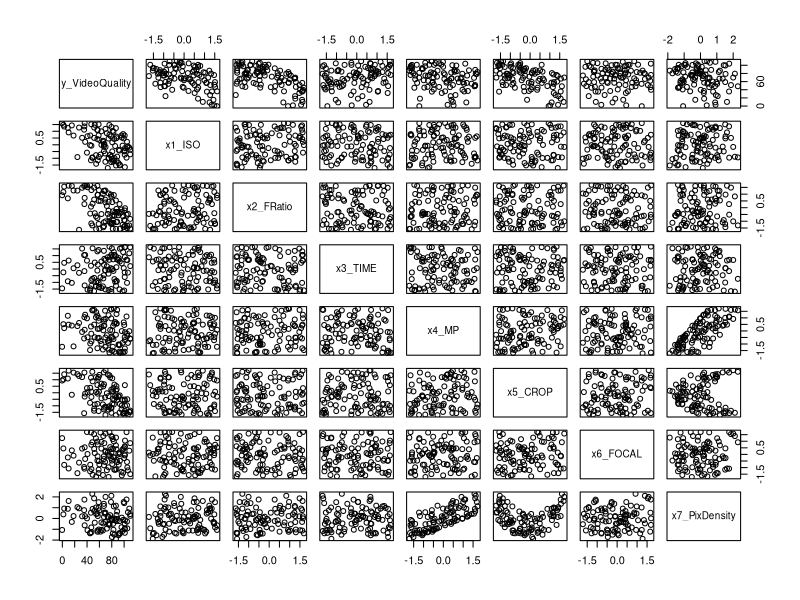
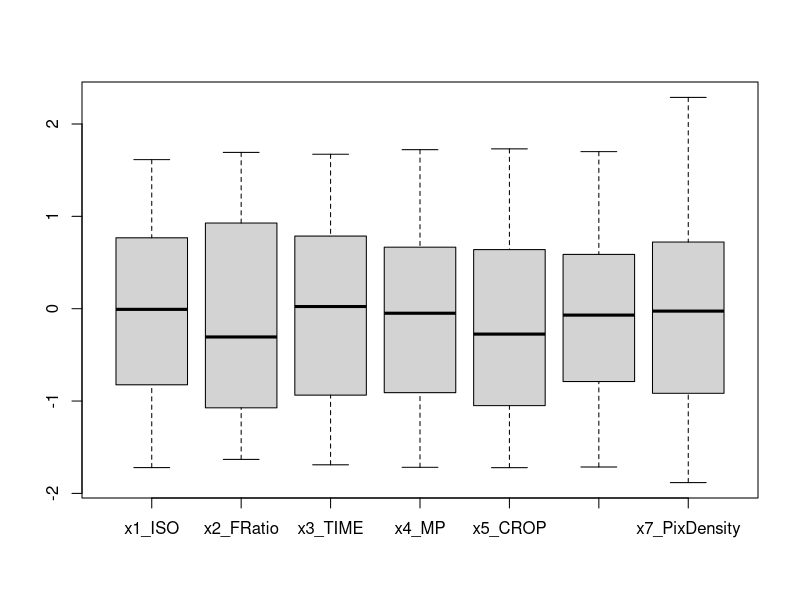
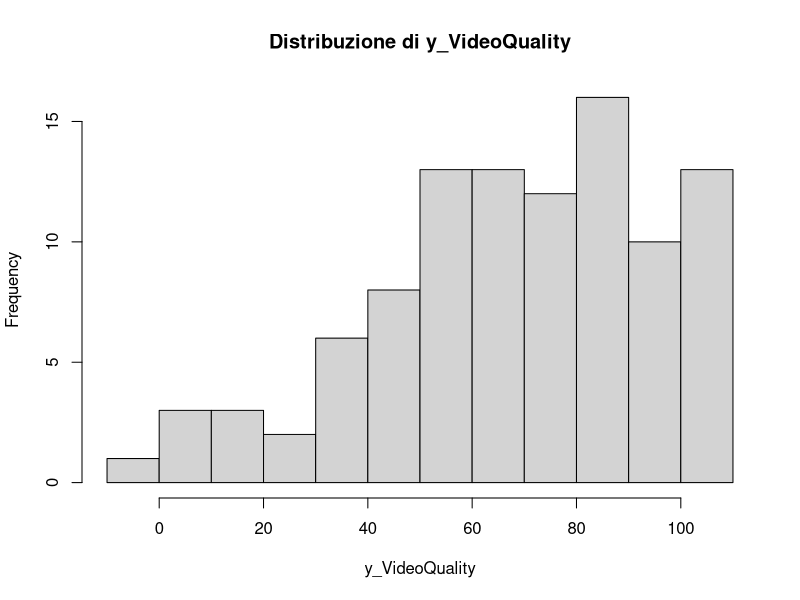
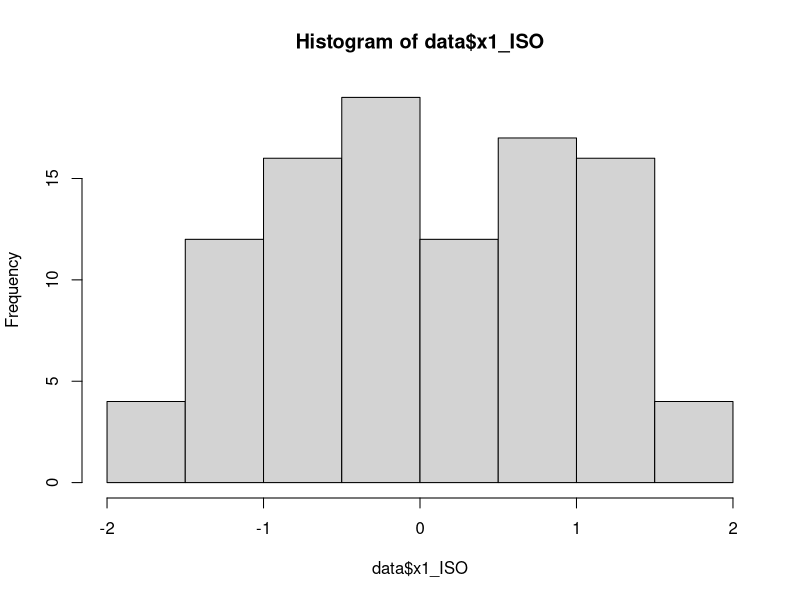
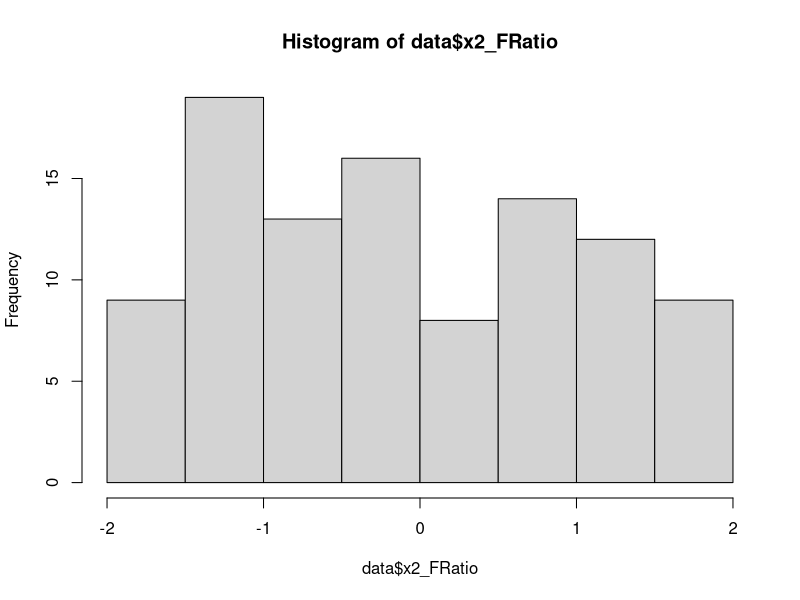
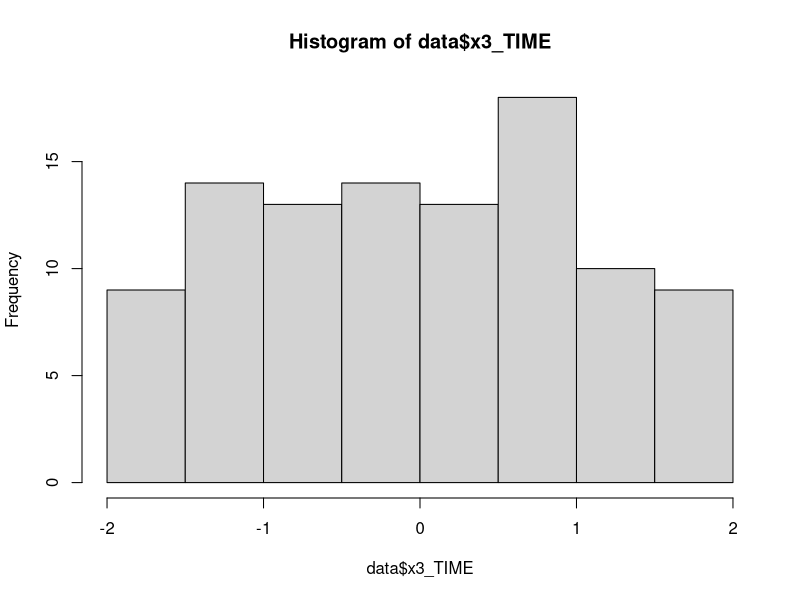
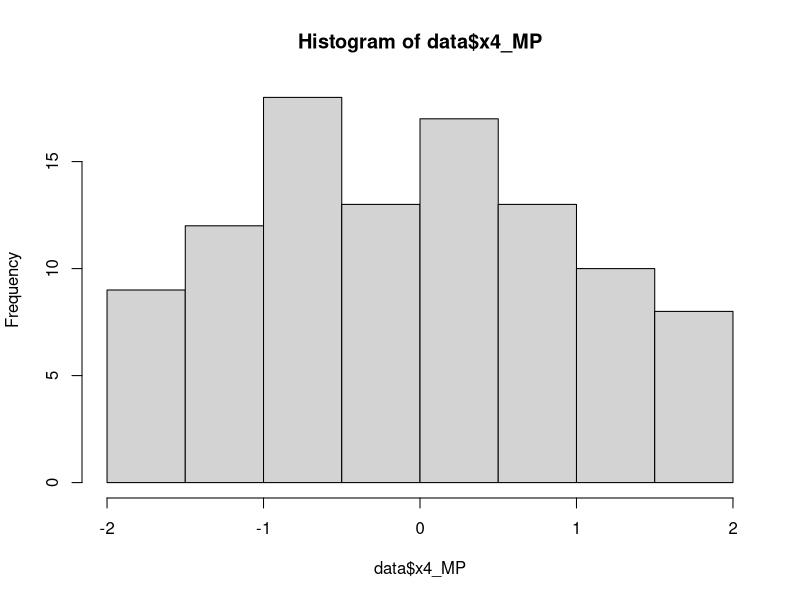
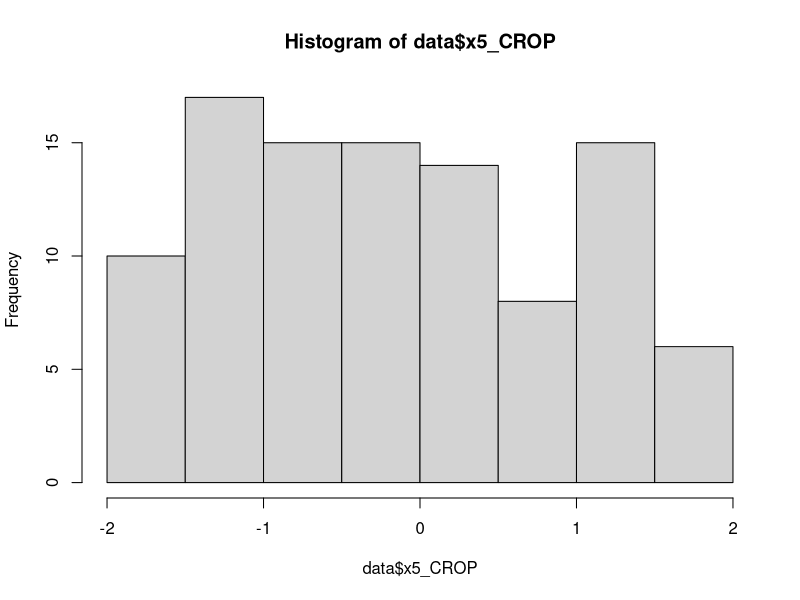

These figures' R source, in order:
# ------------------------------------------------------------------------------
# Progetto finale del corso di Statistica Applicata - A.A. 2024/25
# Gruppo #5 - Corrado Giachetta, Francesco Peluso, Gerardo Selce, Anuar Zouhri
#
# Università degli Studi di Salerno - DIEM
# Dipartimento di Ingegneria dell'Informazione, Elettrica e Matematica Applicata
# ------------------------------------------------------------------------------

# Impostazione path cartella progetto (N.B. cambia a seconda di chi usa il file)
#setwd('~/GitHub Repos/AppliedStatistics-Project')     # path Francesco
#setwd('C:/Users/anuar/AppliedStatistics-Project')     # path Anuar
#setwd('/Users/corry/AppliedStatistics-Project')     # path Corrado
setwd('C:/Users/ACER/Desktop/GitHub/AppliedStatistics-Project')     # path Gerardo

# ------------------------------------------------------------------------------

#package da scaricare 
install.packages("GGally")

# Lettura del dataset da file CSV
data = read.csv('./dataset.csv');

#per la funzione alpha
install.packages("scales")  
library(scales)


# ------------------------------------------------------------------------------
# PUNTO 1:
# Analisi preliminare dei dati.
# Scatterplot delle correlazioni tra le coppie di variabili
# ------------------------------------------------------------------------------

plot(data);


lin_mod_all=lm(y_VideoQuality ~ ., data=data)
summary(lin_mod_all)

step_lin=step(lin_mod_all, trace = 1, data=data)
summary(step_lin)

median(data$y_VideoQuality) #analisi mediana
mean(data$y_VideoQuality) #analisi media
quantile(data$y_VideoQuality,probs=c(0.25,0.50,0.75)) #analisi quantili
boxplot(data[, !(names(data) %in% "y_VideoQuality")])
summary(data$y_VideoQuality)
#Istogrammi
hist(data$y_VideoQuality,main="Distribuzione di y_VideoQuality", xlab="y_VideoQuality")
hist(data$x1_ISO)
hist(data$x2_FRatio)
hist(data$x3_TIME)
hist(data$x4_MP)
hist(data$x5_CROP)
hist(data$x6_FOCAL)
hist(data$x7_PixDensity)

#Normalità
par(mfrow = c(2, 2))  # 2 righe, 2 colonne, per rappresentare i qqplot


qqnorm(data$x1_ISO, main = "Q-Q Plot di x1_ISO")
qqline(data$x1_ISO,  col = "red", lwd = 2)
qqnorm(data$x2_FRatio, main = "Q-Q Plot di x2_FRatio")
qqline(data$x2_FRatio,  col = "red", lwd = 2)
qqnorm(data$x3_TIME, main = "Q-Q Plot di x3_TIME")
qqline(data$x3_TIME,  col = "red", lwd = 2)
qqnorm(data$x4_MP, main = "Q-Q Plot di x4_MP")
qqline(data$x4_MP, col = "red", lwd = 2)

par(mfrow = c(2, 2))   # 2 righe, 2 colonne, per rappresentare i qqplot


qqnorm(data$x5_CROP, main = "Q-Q Plot di x5_CROP")
qqline(data$x5_CROP,  col = "red", lwd = 2)
qqnorm(data$x6_FOCAL, main = "Q-Q Plot di x6_FOCAL")
qqline(data$x6_FOCAL,  col = "red", lwd = 2)
qqnorm(data$x7_PixDensity, main = "Q-Q Plot di x7_PixDensity")
qqline(data$x7_PixDensity,  col = "red", lwd = 2)

qqnorm(data$y_VideoQuality, main = "Q-Q Plot di y_VideoQuality")
qqline(data$y_VideoQuality)

shapiro.test(data$x6_FOCAL)


# ------------------------------------------------------------------------------
# PUNTO 2:
# Valutazione della relazione tra variabile dipendente e le singole
# variabili indipendenti
# ------------------------------------------------------------------------------
# Basic Scatterplot Matrix
pairs(data , upper.panel = NULL)

#Advanced Scatterplot matrix
library(ggplot2)
library("GGally")
ggpairs(data, upper = list(continuous = "blank"))   # nasconde i grafici sotto la diagonale

#CorrPlot
library("corrplot")
corrplot.mixed(cor(data),number.cex=0.8,tl.cex=0.8)

#matrice dei coefficienti di correlazione
cor(data)

#x1_ISO - sensibilità sensore
dev.new()
plot(data$x1_ISO,data$y_VideoQuality,xlab="x1_ISO",ylab = 'y_VideoQuality')
fit1 = lm(data$y_VideoQuality~data$x1_ISO,data=data)
abline(fit1, col="red",lw=2)
summary(fit1)


#x2_FRatio - rapporto focale
dev.new()
plot(data$x2_FRatio,data$y_VideoQuality,xlab="x2_FRatio",ylab = 'y_VideoQuality')
fit2 = lm(data$y_VideoQuality~data$x2_FRatio,data=data)
abline(fit2, col="red",lw=2)
summary(fit2)

#x3_TIME - tempo di esposizione
dev.new()
plot(data$x3_TIME,data$y_VideoQuality,xlab="x3_TIME",ylab = 'y_VideoQuality')
fit3 = lm(data$y_VideoQuality~data$x3_TIME,data=data)
abline(fit3, col="red",lw=2)
summary(fit3)

#x4_MP - megapixel sensore
dev.new()
plot(data$x4_MP,data$y_VideoQuality,xlab="x4_MP",ylab = 'y_VideoQuality')
fit4 = lm(data$y_VideoQuality~data$x4_MP,data=data)
abline(fit4, col="red",lw=2)
summary(fit4)

#x5_CROP - crop factor
dev.new()
plot(data$x5_CROP,data$y_VideoQuality,xlab="x5_CROP",ylab = 'y_VideoQuality')
fit5 = lm(data$y_VideoQuality~data$x5_CROP,data=data)
abline(fit5, col="red",lw=2)
summary(fit5)

#x6_FOCAL - focale
dev.new()
plot(data$x6_FOCAL,data$y_VideoQuality,xlab="x6_FOCAL",ylab = 'y_VideoQuality')
fit6 = lm(data$y_VideoQuality~data$x6_FOCAL,data=data)
abline(fit6, col="red",lw=2)
summary(fit6)

#x7_PixDensity - densità pixel
dev.new()
plot(data$x7_PixDensity,data$y_VideoQuality,xlab="x7_PixDensity",ylab = 'y_VideoQuality')
fit6 = lm(data$y_VideoQuality~data$x7_PixDensity,data=data)
abline(fit6, col="red",lw=2)
summary(fit6)



# ------------------------------------------------------------------------------
# PUNTO 2.5
# Valutazione della relazione tra variabile dipendente e le singole
# variabili indipendenti al quadrato
# ------------------------------------------------------------------------------

#x1_ISO - sensibilità sensore
dev.new()
plot(data$x1_ISO,data$y_VideoQuality,xlab="x1_ISO",ylab="y_VideoQuality")
fit7 <- lm(y_VideoQuality ~ poly(x1_ISO, 2, raw = TRUE), data = data)
x_vals <- seq(min(data$x1_ISO), max(data$x1_ISO), length.out = 200)
y_pred <- predict(fit7, newdata = data.frame(x1_ISO = x_vals))
lines(x_vals, y_pred, col = "red", lwd = 2)
summary(fit7)

#x2_FRatio - rapporto focale
dev.new()
plot(data$x2_FRatio,data$y_VideoQuality,xlab="x2_FRatio",ylab="y_VideoQuality")
fit8 <- lm(y_VideoQuality ~ poly(x2_FRatio, 2, raw = TRUE), data = data)
x_vals <- seq(min(data$x2_FRatio), max(data$x2_FRatio), length.out = 200)
y_pred <- predict(fit8, newdata = data.frame(x2_FRatio = x_vals))
lines(x_vals, y_pred, col = "red", lwd = 2)
summary(fit8)

#x3_TIME - tempo di esposizione
dev.new()
plot(data$x3_TIME,data$y_VideoQuality,xlab="x3_TIME",ylab="y_VideoQuality")
fit11 <- lm(y_VideoQuality ~ poly(x3_TIME, 2, raw = TRUE), data = data)
x_vals <- seq(min(data$x3_TIME), max(data$x3_TIME), length.out = 200)
y_pred <- predict(fit11, newdata = data.frame(x3_TIME = x_vals))
lines(x_vals, y_pred, col = "red", lwd = 2)
summary(fit11)

#x4_MP - megapixel sensore
dev.new()
plot(data$x4_MP,data$y_VideoQuality,xlab="x4_MP",ylab="y_VideoQuality")
fit12 <- lm(y_VideoQuality ~ poly(x4_MP, 2, raw = TRUE), data = data)
x_vals <- seq(min(data$x4_MP), max(data$x4_MP), length.out = 200)
y_pred <- predict(fit12, newdata = data.frame(x4_MP = x_vals))
lines(x_vals, y_pred, col = "red", lwd = 2)
summary(fit12)

#x5_CROP - crop factor
dev.new()
plot(data$x5_CROP,data$y_VideoQuality,xlab="x5_CROP",ylab="y_VideoQuality")
fit9 <- lm(y_VideoQuality ~ poly(x5_CROP, 2, raw = TRUE), data = data)
x_vals <- seq(min(data$x5_CROP), max(data$x5_CROP), length.out = 200)
y_pred <- predict(fit9, newdata = data.frame(x5_CROP = x_vals))
lines(x_vals, y_pred, col = "red", lwd = 2)
summary(fit9)

#x6_FOCAL - focale
dev.new()
plot(data$x6_FOCAL,data$y_VideoQuality,xlab="x6_FOCAL",ylab="y_VideoQuality")
fit13 <- lm(y_VideoQuality ~ poly(x6_FOCAL, 2, raw = TRUE), data = data)
x_vals <- seq(min(data$x6_FOCAL), max(data$x6_FOCAL), length.out = 200)
y_pred <- predict(fit13, newdata = data.frame(x6_FOCAL = x_vals))
lines(x_vals, y_pred, col = "red", lwd = 2)
summary(fit13)

#x7_PixDensity - densità pixel
dev.new()
plot(data$x7_PixDensity,data$y_VideoQuality,xlab="x7_PixDensity",ylab="y_VideoQuality")
fit14 <- lm(y_VideoQuality ~ poly(x7_PixDensity, 2, raw = TRUE), data = data)
x_vals <- seq(min(data$x7_PixDensity), max(data$x7_PixDensity), length.out = 200)
y_pred <- predict(fit14, newdata = data.frame(x7_PixDensity = x_vals))
lines(x_vals, y_pred, col = "red", lwd = 2)
summary(fit14)

#x5_CROP - crop factor e x7_PixDensity
dev.new()
plot(data$x5_CROP,data$x7_PixDensity,xlab="x5_CROP",ylab="x7_PixDensity")
fit10 <- lm(x7_PixDensity ~ poly(x5_CROP, 2, raw = TRUE), data = data)
x_vals <- seq(min(data$x5_CROP), max(data$x5_CROP), length.out = 200)
y_pred <- predict(fit10, newdata = data.frame(x5_CROP = x_vals))
lines(x_vals, y_pred, col = "red", lwd = 2)
summary(fit10)


# ------------------------------------------------------------------------------
# PUNTO 3:
# Definizione del modello statistico dei dati tramite regressione lineare
# multipla
# ------------------------------------------------------------------------------

# Modello con tutte le variabili indipendenti
model_full <- lm(y_VideoQuality ~ ., data=data)
summary(model_full)

# Il modello completo presenta R^2 = 0.7871 e Adj. R^2 = 0.7709, 
# indicando una buona capacità esplicativa. Il p-value globale è significativo (< 2.2e-16),
# e le variabili x1_ISO, x2_FRatio, x3_TIME e x5_CROP risultano significative.

# Creiamo ora un modello ridotto, includendo solo le variabili significative
model_reduced <- lm(y_VideoQuality ~ x1_ISO + x2_FRatio + x3_TIME + x5_CROP, data=data)
summary(model_reduced)

# Tutti i regressori restano altamente significativi.
# R^2 e Adj. R^2 sono molto simili al modello completo, quindi il modello è più
# "leggero" mantenendo comunque delle buone prestazioni.

# Dalle analisi precedenti è emersa una possibile non linearità in alcune variabili.
# Aggiungiamo quindi termini quadratici per migliorare l'adattamento.
model_quad <- lm(y_VideoQuality ~ 
                   x1_ISO + I(x1_ISO^2) +
                   x2_FRatio + I(x2_FRatio^2) +
                   x3_TIME + x5_CROP,
                 data = data)
summary(model_quad)

# I termini quadratici migliorano il modello: R^2 e Adj. R^2 aumentano,
# il residuo standard diminuisce e i coefficienti sono tutti altamente significativi.

# Confronto tramite AIC e MSE per valutare le prestazioni dei modelli
extractAIC(model_full)
extractAIC(model_reduced)
extractAIC(model_quad)

mse_full = mean(residuals(model_full)^2); print(mse_full);
mse_reduced = mean(residuals(model_reduced)^2); print(mse_reduced);
mse_quad = mean(residuals(model_quad)^2); print(mse_quad);

# Il modello con termini quadratici risulta il migliore finora,
# con un indice AIC di 460.7592 e un MSE pari a 87.1466

# Proviamo ora ad automatizzare il processo di costruzione dei modelli, tramite
# approcci stepwise (basata su AIC classico, ovvero parametro k = 2)

# Partiamo dal modello completo
model_stepwise <- step(model_full, direction = "both", trace = 1, k = 2)
summary(model_stepwise)
extractAIC(model_stepwise) # AIC = 514.1132
mse_stepwise = mean(residuals(model_stepwise)^2); print(mse_stepwise); # MSE = 151

# Non sembrano esserci miglioramenti, anzi, sono stati lasciati dei regressori
# abbastanza significativi come x7_PixDensity, e il valore dell'indice AIC
# e dell'MSE sono aumentati.

# Proviamo a costruire un ulteriore modello con termini quadratici e interazioni
# tra le varie variabili indipendenti del dataset
model_step_interactions <- lm(y_VideoQuality ~ (.)^2 + 
                                I(x1_ISO^2)+ I(x2_FRatio^2)+I(x3_TIME^2)+
                                I(x4_MP^2)+I(x5_CROP^2)+I(x6_FOCAL^2)+I(x7_PixDensity^2), 
                              data = data)
model_step_interactions <- step(model_step_interactions, k = 2)
summary(model_step_interactions)
extractAIC(model_step_interactions) # AIC = 448.2659
mse_step_interactions = mean(residuals(model_step_interactions)^2); print(mse_step_interactions); # MSE = 61.72313

# Notiamo come nonostante la funzione step() abbia lasciato dei regressori apparentemente
# non significativi (es. x4MP con p-value = 0.86183 > 0.5), ma che comunque sia
# riuscito a costruire un modello con un indice AIC più basso e con MSE più basso

# Costruiamo un modello simile, escludendo x4_MP e x6_FOCAL (che apparentemente
# sembrano essere non significative)
model_step_interactions_reduced <- lm(
  y_VideoQuality ~ (.)^2 +
    I(x1_ISO^2) + I(x2_FRatio^2) + I(x3_TIME^2) + 
    I(x5_CROP^2) + I(x7_PixDensity^2), 
  data = data[, !names(data) %in% c("x4_MP", "x6_FOCAL")]
)
model_step_interactions_reduced <- step(model_step_interactions_reduced, k = 2)
summary(model_step_interactions_reduced)
extractAIC(model_step_interactions_reduced)
mse_step_interactions_rdcd = mean(residuals(model_step_interactions_reduced)^2); print(mse_step_interactions_rdcd);

# Andando a rimuovere i due regressori, notiamo come gli indici AIC e MSE non
# siano variati di molto (rispettivamente 451.666 e 76.45178), quindi **potrebbe**
# essere il modello ideale da usare, dove non si manifesta un overfitting rispetto
# al dataset utilizzato

# Confronto AIC di tutti i modelli finora creati
extractAIC(model_full)
extractAIC(model_reduced)
extractAIC(model_quad)
extractAIC(model_stepwise)
extractAIC(model_step_interactions)
extractAIC(model_step_interactions_reduced)

# Introduzione di termini cubici per migliorare ulteriormente il fit
model_cubic <- lm(
  y_VideoQuality ~ 
    (x1_ISO + x2_FRatio + x3_TIME + x5_CROP + x6_FOCAL + x7_PixDensity)^2 +
    I(x1_ISO^2) + I(x2_FRatio^2) + I(x3_TIME^2) + I(x5_CROP^2) + I(x6_FOCAL^2) + I(x7_PixDensity^2) +
    I(x1_ISO^3) + I(x2_FRatio^3) + I(x3_TIME^3) + I(x5_CROP^3) + I(x6_FOCAL^3) + I(x7_PixDensity^3),
  data = data
)
model_cubic_step <- step(model_cubic, k = 2)
summary(model_cubic_step)
extractAIC(model_cubic_step)
mse_step_cubic = mean(residuals(model_cubic_step)^2); print(mse_step_cubic);

# Quest'ultimo modello vediamo come anch'esso abbassa i valori dell'indice AIC
# (pari a 431.9128) e dell'MSE (pari a 55.65254)


# ------------------------------------------------------------------------------
# PUNTO 4-5:
# Stima dei parametri dei modelli e intervalli di confidenza
# Calcolo del coefficiente di determinazione e grafici diagnostici
# ------------------------------------------------------------------------------

# Modello completo
summary(model_full)
confint(model_full, level = 0.95)
confint(model_full, level = 0.90)
dev.new(width = 550, height = 330, unit = "px")
par(mfrow=c(2,2))
plot(model_full, main = "Diagnostica - Modello completo")
dev.print(device=pdf,"diag_model_full.pdf")

# Modello ridotto
summary(model_reduced)
confint(model_reduced, level = 0.95)
confint(model_reduced, level = 0.90)
dev.new(width = 550, height = 330, unit = "px")
par(mfrow=c(2,2))
plot(model_reduced, main = "Diagnostica - Modello ridotto")
dev.print(device=pdf,"diag_model_reduced.pdf")

# Modello quadratico
summary(model_quad)
confint(model_quad, level = 0.95)
confint(model_quad, level = 0.90)
dev.new(width = 550, height = 330, unit = "px")
par(mfrow=c(2,2))
plot(model_quad, main = "Diagnostica - Modello quadratico")
dev.print(device=pdf,"diag_model_quad.pdf")

# Modello stepwise
summary(model_stepwise)
confint(model_stepwise, level = 0.95)
confint(model_stepwise, level = 0.90)
dev.new(width = 550, height = 330, unit = "px")
par(mfrow=c(2,2))
plot(model_stepwise, main = "Diagnostica - Modello stepwise")
dev.print(device=pdf,"diag_model_stepwise.pdf")

# Modello con interazioni
summary(model_step_interactions)
confint(model_step_interactions, level = 0.95)
confint(model_step_interactions, level = 0.90)
dev.new(width = 550, height = 330, unit = "px")
par(mfrow=c(2,2))
plot(model_step_interactions, main = "Diagnostica - Modello interazioni")
dev.print(device=pdf,"diag_model_step_interactions.pdf")

# Modello con interazioni ridotto
summary(model_step_interactions_reduced)
confint(model_step_interactions_reduced, level = 0.95)
confint(model_step_interactions_reduced, level = 0.90)
dev.new(width = 550, height = 330, unit = "px")
par(mfrow=c(2,2))
plot(model_step_interactions_reduced, main = "Diagnostica - Modello interazioni ridotto")
dev.print(device=pdf,"diag_model_step_interactions_reduced.pdf")

# Modello cubico (finale)
summary(model_cubic_step)
confint(model_cubic_step, level = 0.95)
confint(model_cubic_step, level = 0.90)
dev.new(width = 550, height = 330, unit = "px")
par(mfrow=c(2,2))
plot(model_cubic_step, main = "Diagnostica - Modello cubico")
dev.print(device=pdf,"diag_model_cubic_step.pdf")


# ------------------------------------------------------------------------------
# PUNTO 6:
# Analisi di normalità dei residui
# ------------------------------------------------------------------------------

# 1. Modello ridotto
residui_model_reduced <- residuals(model_reduced)
shapiro.test(residui_model_reduced)

# 2. Modello con termini quadratici
residui_model_quad <- residuals(model_quad)
shapiro.test(residui_model_quad)

# 3. Modello stepwise
residui_model_stepwise <- residuals(model_stepwise)
shapiro.test(residui_model_stepwise)

# 4. Modello con interazioni e quadrati
residui_model_step_interactions <- residuals(model_step_interactions)
shapiro.test(residui_model_step_interactions)

# 5. Modello finale scelto: cubico + interazioni lineari
residui_model_cubic <- residuals(model_cubic_step)
shapiro.test(residui_model_cubic)

